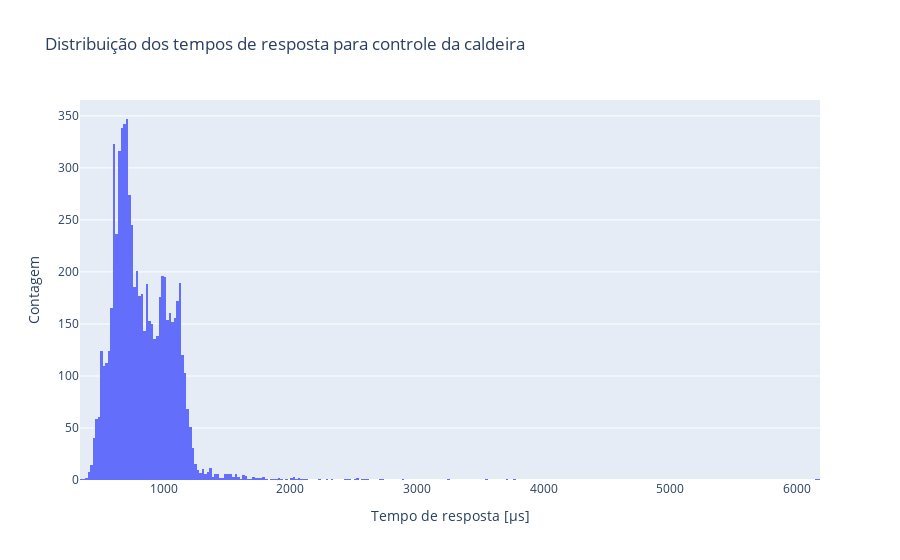

Notebook code for this chart:
### Code cell
fig = go.Figure(data=[go.Histogram(x=rtmis)])
fig.update_layout(
    title="Distribuição dos tempos de resposta para controle da caldeira",
    xaxis_title="Tempo de resposta [μs]",
    yaxis_title="Contagem",
)
fig.show()

### Figure 1 — Plotly figure (JSON) as saved in the notebook; plotly's stock layout.template omitted (floating-point values rounded to 4 significant figures; data arrays with more than 128 entries replaced by an {"elided": "..."} marker saying what was removed)
{"data": [{"type": "histogram", "x": {"elided": "6999 float values"}}], "layout": {"title": {"text": "Distribuição dos tempos de resposta para controle da caldeira"}, "xaxis": {"title": {"text": "Tempo de resposta [μs]"}}, "yaxis": {"title": {"text": "Contagem"}}}}
